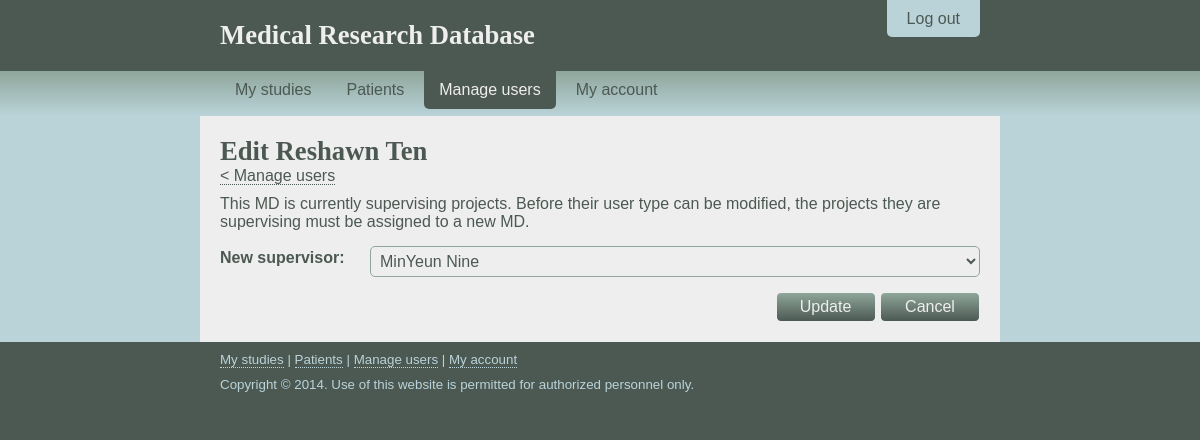
Before: /user/edit-md.php?userID=10 (signed in) with the older database file.
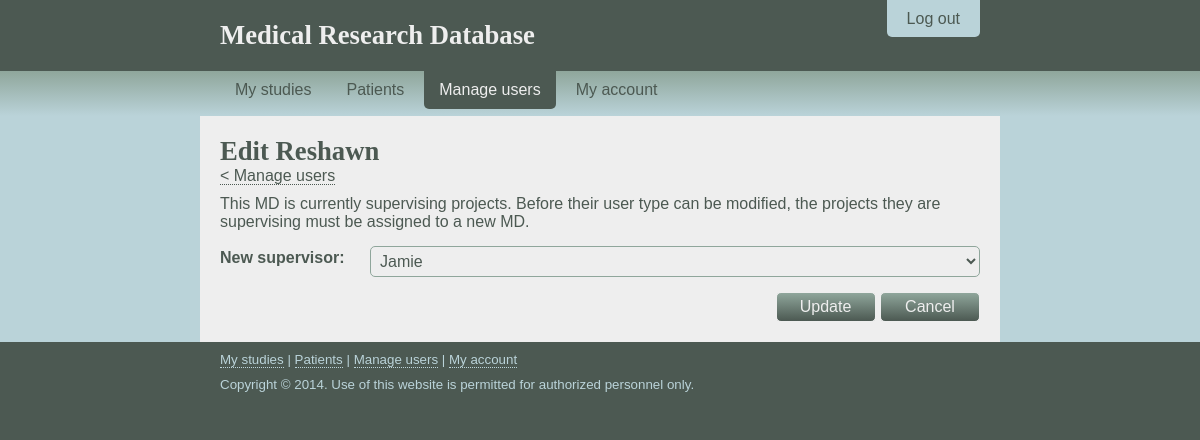
After: the same page with the newer database file.
### tables this page shows
CREATE TABLE `person` (
  `id` int(11) NOT NULL AUTO_INCREMENT,
  `Birthday` date DEFAULT NULL,
  `Gender` char(1) DEFAULT NULL,
  `Name` varchar(32) DEFAULT NULL,
  `Phone` varchar(20) DEFAULT NULL,
  `Address` varchar(255) DEFAULT NULL,
  `Email` varchar(255) DEFAULT NULL,
  `Emergency_ID` int(11) DEFAULT NULL,
  PRIMARY KEY (`id`),
  KEY `FK_person_emergency_id` (`Emergency_ID`),
  CONSTRAINT `FK_person_emergency_id` FOREIGN KEY (`Emergency_ID`) REFERENCES `person` (`id`)
);

### php/edit-user-functions.php (called while the page is built, shortened)
<?php
	require_once("gf.php");
	function getPerson($userID){
		$mysqli = mysqliInit();
		$query = "SELECT id, birthday, gender, name, phone, address, email, emergency_id FROM person WHERE id = '$userID'";
		return queryAssoc($mysqli, $query);
	}
?>

### php/gf.php (called while the page is built, shortened)
<?php
	function queryAssoc($mysqli, $query){
		$result = $mysqli->query($query);
		$data = $result->fetch_assoc();
		return $data;
	}
?>

### user/edit-md.php (the view, shortened to what this page needs)
<?php
  require_once("../php/user-permissions.php");
  require_once("../php/edit-user-functions.php");
?>
<!DOCTYPE html>
<html lang="en">
  <head>
    <link rel="stylesheet" href="/css/layout.css" />
    <link rel="stylesheet" href="/css/nav.css" />
  </head>
  <body onload="document.getElementById('supervisor').focus();">
    <header>
      <div class="container">
        <div id="logout-tab">
          <p><a href="/logout.php">Log out</a></p>
        </div>
        <div class="padding">
          <h1><a href="/" title="Home">Medical Research Database</a></h1>
        </div>
      </div>
    </header>
    <nav>
      <div class="container">
        <ul>
          <li><a href="/">My studies</a></li>
          <li><a href="/patients.php">Patients</a></li>
          <li><a href="/account.php?userID=<?php echo $_SESSION["userid"]; ?>">My account</a></li>
        </ul>
      </div>
    </nav>
    <div id="content-outer">
      <div class="container">
        <div id="content-inner">
          <div class="padding">
		  <h1>Edit <?php echo getPerson($_GET["userID"])["name"]; ?></h1>
            <p><a href="/users.php">&lt; Manage users</a></p>
            <p>This MD is currently supervising projects. Before their user type can be modified, the projects they are supervising must be assigned to a new MD.</p>
			<?php echo "<form action=\"edit-md.php?editMD&amp;userID=".$_GET['userID']."\" method=\"post\">";?>
              <div class="form-container">
                <ul class="wide-select">
                  <li><p>New supervisor:</p></li>
                  <li>
				  <select name="supervisor">
					<?php
					$mysqli= new mysqli("localhost", "root", "", "researchdatabase");
					$query = "SELECT p.name AS name, p.id AS id FROM user AS u INNER JOIN person AS p
							ON u.id = p.id WHERE u.type_flag='M' AND u.id != ".$_GET['userID'];
                    $result = $mysqli->query($query);
					for($count =0; $count < $result->num_rows; $count++){
						$data = $result->fetch_assoc();
						echo "<option value=\"".$data['id']."\">".$data['name']."</option>";
					}
					?>
					</select>
                  </li>
                </ul>
              </div>
              <div class="form-buttons">
                <input type="submit" name="submit" value="Update" />
                <input type="button" name="cancel" value="Cancel" onclick="window.location = '/user/edit-user.php?userID=<?php echo $_GET["userID"]; ?>';" />
              </div>
            </form>
          </div>
        </div>
      </div>
    </div>
    <footer>
      <div class="container">
        <div class="padding">
          <p><a href="/">My studies</a> | <a href="/patients.php">Patients</a> | <?php printManageUsers(true, true); ?> <a href="/account.php?userID=<?php echo $_SESSION["userid"]; ?>">My account</a></p>
          <p>Copyright &copy; 2014. Use of this website is permitted for authorized personnel only.</p>
        </div>
      </div>
    </footer>
  </body>
</html>

Changed rows visible on the page:
changed person: Name "Reshawn Ten" → "Reshawn"
Other visible differences:
form field supervisor: "MinYeun Nine" → "Jamie"
